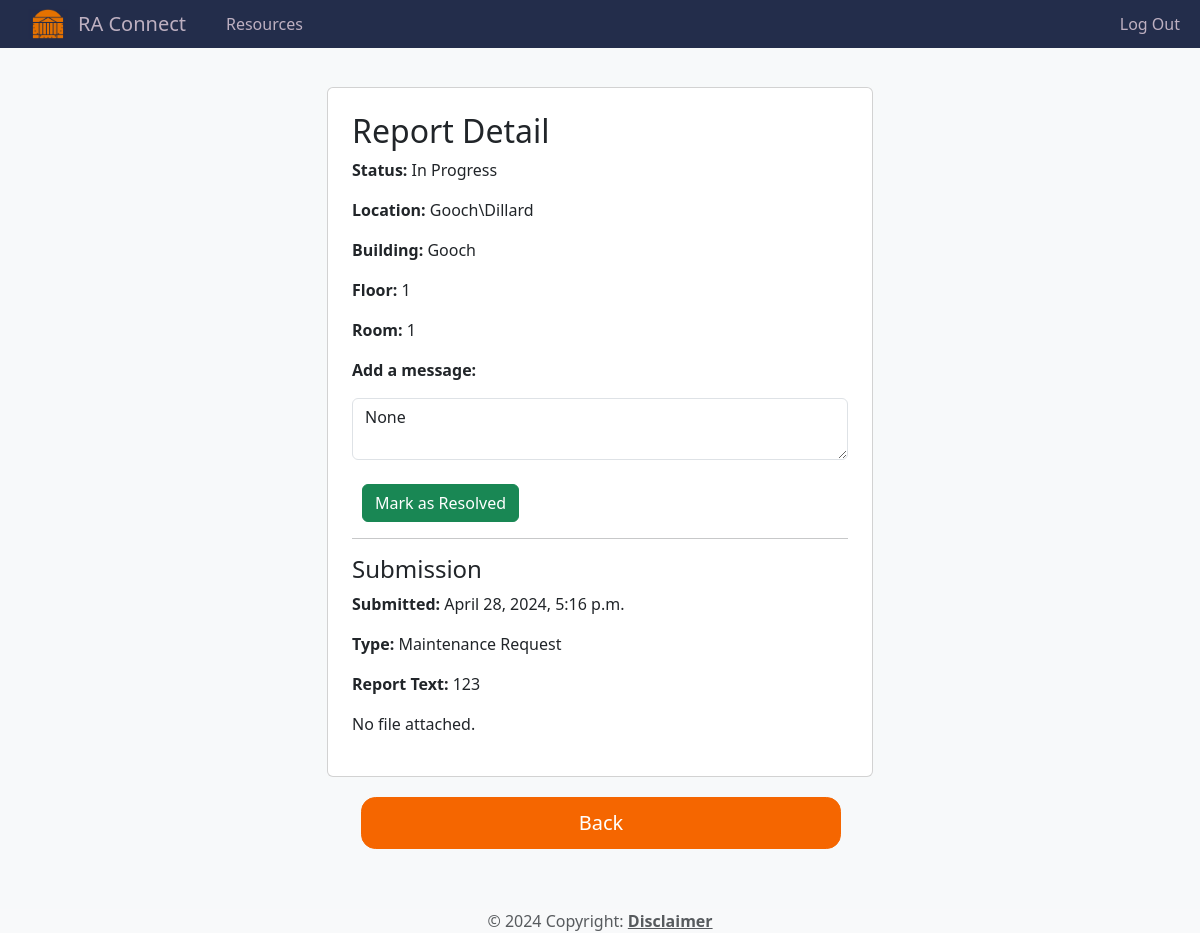
The page /reports/detail/1/ (signed in) on the database its author committed.
### reports/models.py (models this page shows, shortened)
class Report(models.Model):
    STATUS_CHOICES = (
        ('New', 'New'),
        ('In Progress', 'In Progress'),
        ('Resolved', 'Resolved'),
    )
    report_text = models.TextField()
    report_file = models.FileField(upload_to='report_files/', blank=True, null=True)
    residence_type = models.CharField(max_length=100)
    report_type = models.CharField(max_length=100, blank=True)  # Add a default value
    residence = models.CharField(max_length=100)
    building = models.CharField(max_length=100, blank=True, null=True)  # Make it optional
    floor = models.IntegerField(blank=True, null=True)  # Make it optional
    room = models.CharField(max_length=100, blank=True, null=True)  # Make it optional
    submission_timestamp = models.DateTimeField(auto_now_add=True)
    status = models.CharField(max_length=20, choices=STATUS_CHOICES, default='New')
    user = models.ForeignKey(
        settings.AUTH_USER_MODEL,
        on_delete=models.CASCADE,
        blank=True,
        null=True,
    )
    admin_message = models.TextField(blank=True, null=True)  # New field for admin message

### reports/views.py (the view)
# urls.py: path('detail/<int:report_id>/', views.report_detail, name='report_detail'),
def report_detail(request, report_id):
    report = get_object_or_404(Report, pk=report_id)
    admin_message = None
    if is_site_admin(request) and report.status == 'New':
        change_status_in_progress(report)
    if request.method == 'POST' and 'admin_message' in request.POST:
        if is_site_admin(request):
            admin_message = request.POST.get('admin_message')
            report.admin_message = admin_message
            report.save()
    if report.report_file and report.report_file.name.lower().endswith('.txt'):
        with report.report_file.open() as file:
            text_content = file.read().decode('utf-8')
    else:
        text_content = None
    return render(request, 'reports/report_detail.html',
                  {'report': report, 'admin_message': report.admin_message, 'text_content': text_content})

### reports/views.py (called while the page is built)
def is_site_admin(request):
    return request.user.groups.filter(name='Site Admins').exists()

### reports/templates/reports/report_detail.html (shortened to what this page needs)
{% extends 'base.html' %}
{% block content %}
<div class="d-flex flex-column min-vh-100">
    <main>
    {% if user.is_authenticated %}
        {% for group in request.user.groups.all %}
                {% if group.name == 'Site Admins' or report.user.username == user.username %}
        <div class="container">
            <div class="row justify-content-center">
                <div class="col-md-6">
                    <div class="card p-4">
                        <h2>Report Detail</h2>
                        <p><strong>Status:</strong> {{ report.status }}</p>
                        <p><strong>Location:</strong> {{ report.residence }}</p>
                        {% if report.building %}
                        <p><strong>Building:</strong> {{ report.building }}</p>
                        {% endif %}
                        {% if report.floor %}
                        <p><strong>Floor:</strong> {{ report.floor }}</p>
                        {% endif %}
                        {% if report.room %}
                        <p><strong>Room:</strong> {{ report.room }}</p>
                        {% endif %}
                        {% for group in request.user.groups.all %}
                        {% if group.name == 'Site Admins' %}
                        {% if report.status != 'Resolved' %}
                        <form action="{% url 'change_status_resolved' report.id %}" method="POST">
                            <p><strong>Add a message:</strong></p>
                            <textarea class="form-control" id="admin_message" name="admin_message" {% if report.status == 'Resolved' %} disabled{% endif %}>{% if report.status != 'Resolved' %}{{ admin_message }}{% endif %}</textarea>
                            <br>
                            <button type="button" class="btn btn-success" data-bs-toggle="modal" data-bs-target="#resolveModal">Mark as Resolved</button>
                        </form>
                        {% endif %}
                        {% endif %}
                        {% endfor %}
                        <hr>
                        <h4>Submission</h4>
                        <p><strong> Submitted:</strong> {{ report.submission_timestamp }}</p>
                        <p><strong> Type:</strong> {{ report.report_type }}</p>
                        <p><strong>Report Text:</strong> {{ report.report_text }}</p>
                        {% if report.report_file %}
                        <p><strong>Report File:</strong> <a href="{{ report.report_file.url }}">{{ report.report_file.name }}</a></p>
                        {% if report.report_file.name|lower|slice:'-4:' == ".pdf" %}
                        <embed src="{{ report.report_file.url }}" type="application/pdf" width="100%" height="600px" />
                        {% elif report.report_file.name|lower|slice:'-5:' == ".jpeg" or report.report_file.name|lower|slice:'-4:' == ".jpg" %}
                        <img src="{{ report.report_file.url }}" style="max-width: 100%; height: auto;">
                        {% endif %}
                        {% if text_content %}
                        <p><strong>Text Content:</strong></p>
                        <pre>{{ text_content|linebreaks }}</pre>
                        {% endif %}
                        {% else %}
                        <p>No file attached.</p>
                        {% endif %}
                    </div>
                </div>
            </div>
        </div>
        <div class="d-grid gap-2 d-md-flex justify-content-center gap-2 h-100 ">
            <button onclick="goBack()" class="btn btn-primary me-md-2">Back</button>
        </div>
            {% endif %}
    {% endfor %}
    {% else %}
        <div class = "container my-5 text-center">
             <p>You don't have access to this page.</p>
        </div>
    {% endif %}
</main>
<footer class="text-center text-lg-start bg-body-tertiary text-muted" style="display: flex; justify-content: center; align-items: center;">
    <div class="footer-content">
        © 2024 Copyright:
        <a class="text-reset fw-bold" href="{% url 'disclaimer' %}">Disclaimer</a>
    </div>
</footer>
 </div>
{% endblock %}

### static/css/style.css (style rules this page uses)
html, body { height: 100%; min-height: 100vh; margin: 0; padding: 0; display: flex; flex-direction: column; flex-grow: 1; }
:root { --uva-blue: #232d4b; --uva-orange: #f56600; --uva-light-blue: #242e4d; --uva-very-light-blue: #5a82d8; --uva-dark-blue: #00214d; --uva-text: #333; --uva-secondary: #f7f9fa; }
.d-grid .btn-primary { margin-top:20px; margin-bottom: 20px; background-color: var(--uva-orange); border-color: var(--uva-orange); color: white; transition: background-color 0.3s ease; border-radius: .9rem; padding: 10px 10px; }

### static/css/style2.css (style rules this page uses)
:root { --uva-blue: #232d4b; --uva-orange: #f56600; --uva-light-blue: #e6e7e8; --uva-dark-blue: #00214d; --uva-text: #333; --uva-secondary: #f7f9fa; }
body { background-color: var(--uva-secondary); color: var(--uva-text); display: flex; flex-direction: column; margin: 0; flex-grow: 1; justify-content: flex-start; padding-top: 47px; min-height: 100vh; }
main { flex-grow: 1; margin-bottom: 40px; padding: 0rem; height: 100%; margin-bottom: 40px; }
.btn { margin-right: 10px; margin-left: 10px; }
body .btn-primary { background-color: var(--uva-orange); border-color: var(--uva-orange); color: white; transition: background-color 0.3s ease; padding: 1rem 2rem; font-size: 1.25rem; border-radius: .9rem; width: 40%; margin-bottom: 20px; }

### reports/templates/base.html (style rules this page uses)
html, body { height: 100%; min-height: 100vh; margin: 0%; padding: 0; }
body { display: flex; flex-direction: column; min-height: 100vh; flex: 1 0 auto; }
main { margin-top: 20px; margin-bottom: 40px; padding-top: 20px; flex: 1; }
footer { clear: both; }

### rows shown on the page
Report: status "In Progress", residence "Gooch\\Dillard", building "Gooch", floor "1", room "1", admin_message "None", submission_timestamp "April 28, 2024, 5:16 p.m.", report_type "Maintenance Request", report_text "123"
